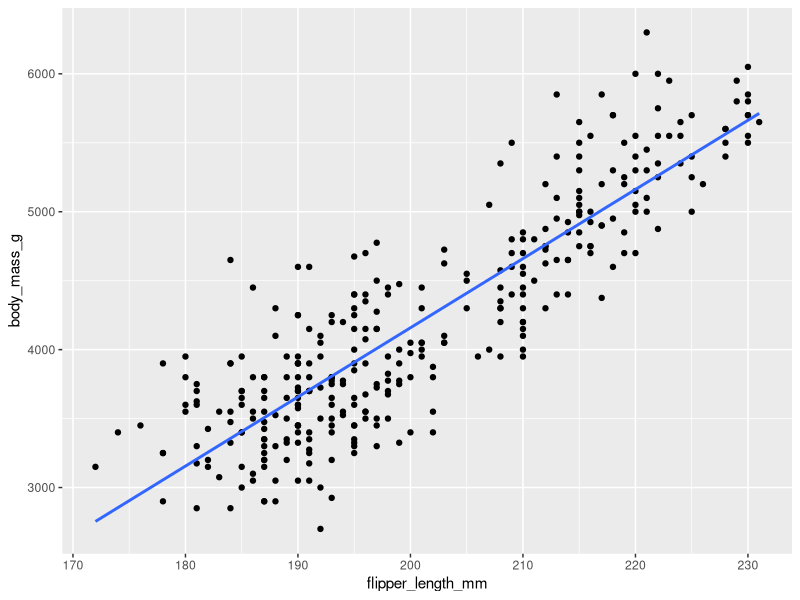
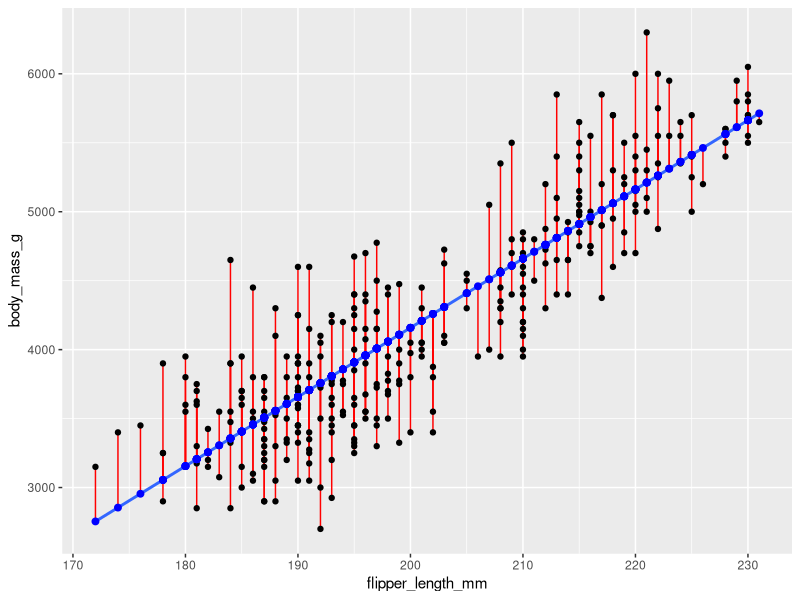
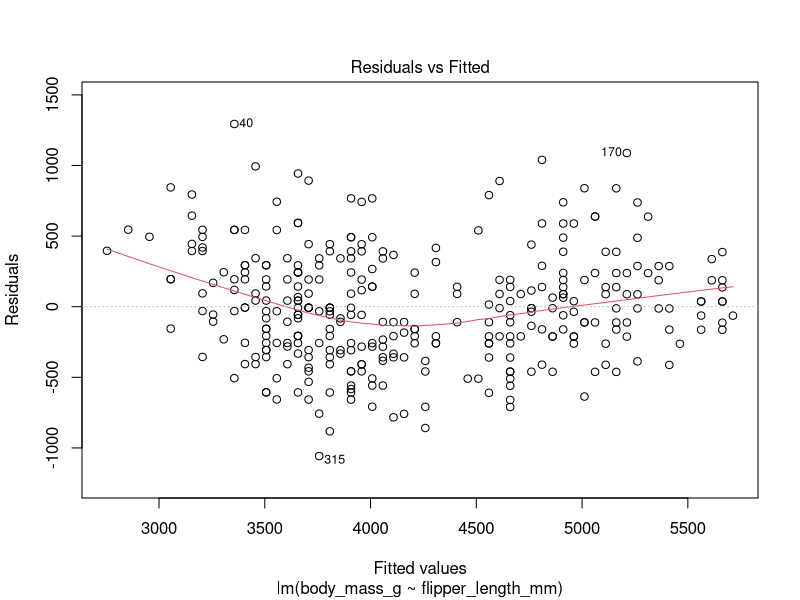
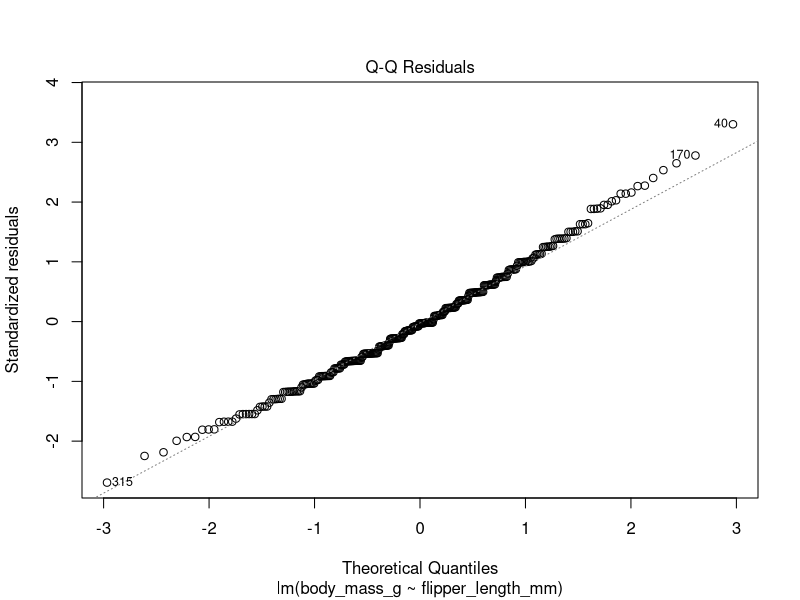
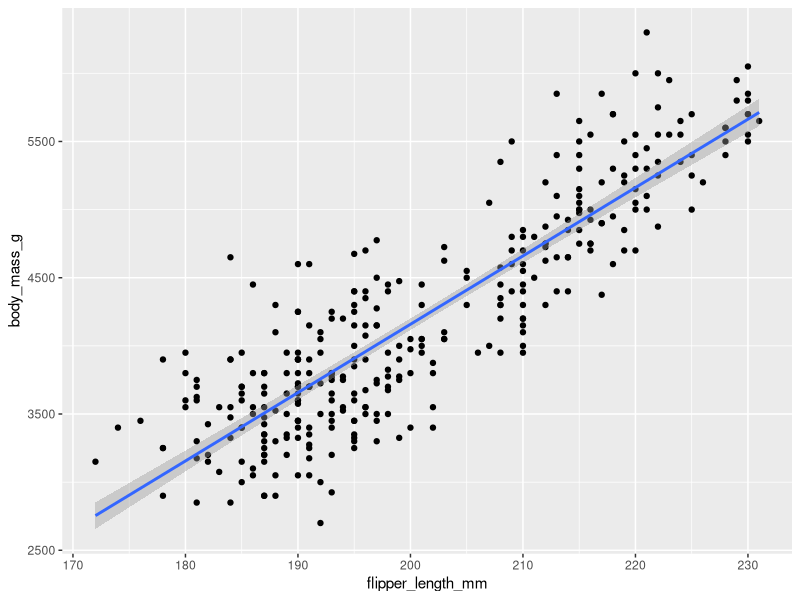
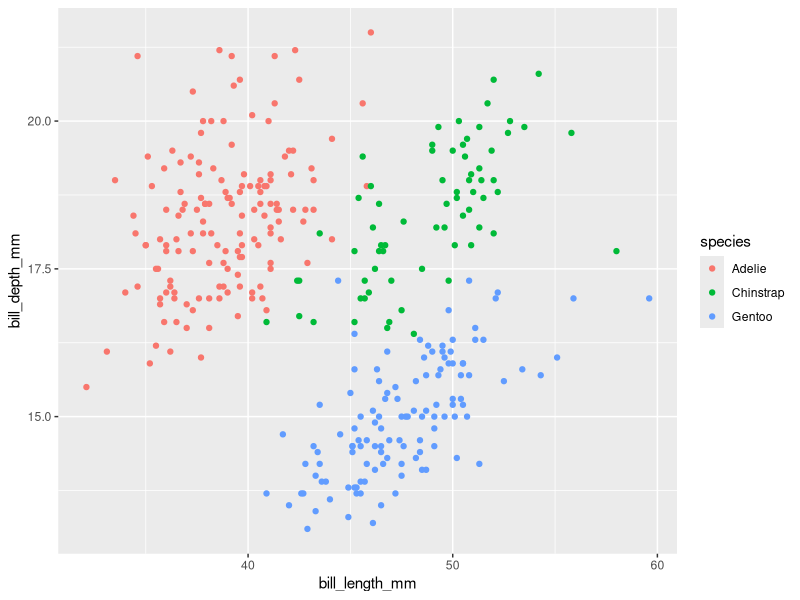
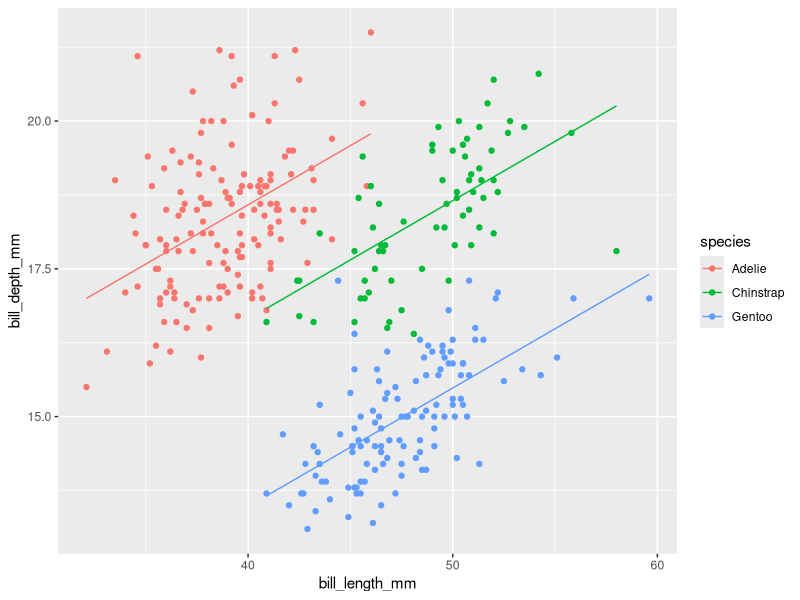
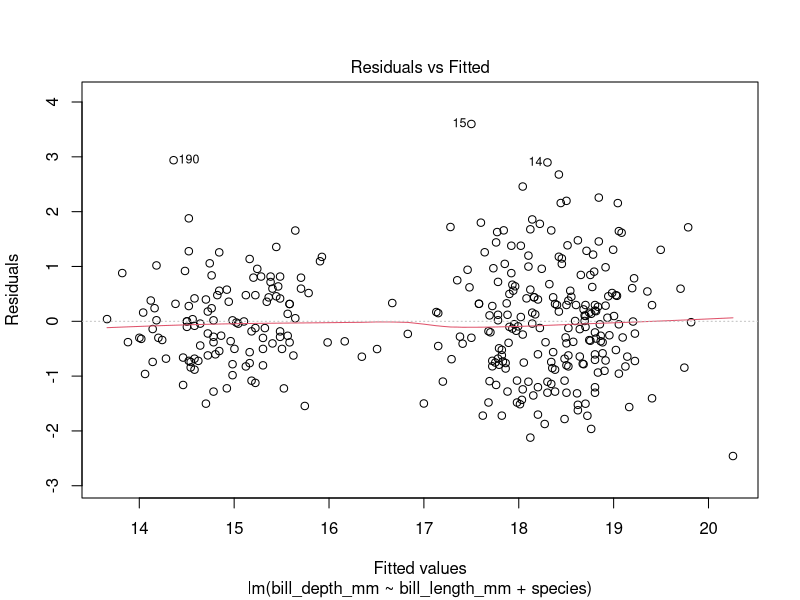

These figures' R source, in order:
## ---- chunk 1
# Ignore this for now
knitr::opts_chunk$set(echo = TRUE)
## ---- chunk 2
# Load packages
library(tidyverse)
library(palmerpenguins)
## ---- chunk 3
# Save a version of the penguins dataset, removing any missing values
penguins_clean <- as.data.frame(penguins) |>
  # Filter any missing values
  na.omit()
## ---- chunk 4
penguins_clean |>
  # Make a plot
  ggplot() +
  # Scatterplot
  geom_point(aes(x = flipper_length_mm, y = body_mass_g)) +
  # Visualize regression line
  geom_smooth(aes(x = flipper_length_mm, y = body_mass_g),
              method = "lm", se = FALSE)
## ---- chunk 5
# Fit the model: response ~ predictor
fit_model <- lm(body_mass_g ~ flipper_length_mm, data = penguins_clean)

# Take a look at the model summary
summary(fit_model)
## ---- chunk 6
penguins_clean |> 
  # Calculate predicted values
  mutate(predicted = predict(fit_model)) |>
  # Just show the variables of interest
  select(flipper_length_mm, body_mass_g , predicted)
## ---- chunk 7
# Find predicted values for new data
predict(fit_model, newdata = data.frame(flipper_length_mm = 185))
## ---- chunk 8
penguins_clean |> 
  # First add predicted values based on model
  mutate(predicted = predict(fit_model)) |> 
  # Calculate residuals = observed - predicted
  mutate(residual = resid(fit_model)) |>
  # Just show the variables of interest
  select(flipper_length_mm, body_mass_g , predicted, residual)
## ---- chunk 9
penguins_clean |> 
  # First add predicted values based on model
  mutate(predicted = predict(fit_model)) |> 
  # Calculate residuals = observed - predicted
  mutate(residual = resid(fit_model)) |> 
  # Use a ggplot to represent the relationship
  ggplot(aes(x = flipper_length_mm, y = body_mass_g)) +
  # Add the linear model
  geom_smooth(method = "lm", se = FALSE) + 
  # Add residuals = vertical segments from observations to predicted
  geom_segment(aes(xend = flipper_length_mm, yend = predicted), color = "red") +
  # Display the observed data
  geom_point() +
  # Display the predicted (on top of the line)
  geom_point(aes(y = predicted), size = 2, color = "blue")
## ---- chunk 10
# Write and submit code here!

## ---- chunk 11
# Residuals vs. Fitted values: checks for linearity and constant variance
plot(fit_model, which = 1)

# Q-Q Residuals: checks if residuals are normally distributed
plot(fit_model, which = 2)  
## ---- chunk 12
# Take another look at the model summary
summary(fit_model)
## ---- chunk 13
# Calculates 95% confidence intervals for the coefficients
confint(fit_model, level = 0.95)
## ---- chunk 14
# Find predicted values for new data
predict(fit_model, newdata = data.frame(flipper_length_mm = 185), interval = "confidence")
## ---- chunk 15
penguins_clean |>
  # Make a plot
  ggplot() +
  # Scatterplot
  geom_point(aes(x = flipper_length_mm, y = body_mass_g)) +
  # Visualize regression line with confidence interval
  geom_smooth(aes(x = flipper_length_mm, y = body_mass_g),
              method = "lm", se = TRUE)
## ---- chunk 16
# Find predicted values for new data
predict(fit_model, newdata = data.frame(flipper_length_mm = 185), interval = "prediction")
## ---- chunk 17
# Report adjusted R-squared of regression model
summary(fit_model)$adj.r.squared
## ---- chunk 18
# Calculate MSE of regression model: mean of residuals squared
mean(resid(fit_model)^2)
## ---- chunk 19
# Calculate RMSE of regression model: square root of mean residuals squared
sqrt(mean(resid(fit_model)^2))
## ---- chunk 20
# Type any code here

## ---- chunk 21
# Linear Regression
fit_model <- lm(body_mass_g ~ flipper_length_mm, data = penguins_clean)
summary(fit_model)
## ---- chunk 22
# ANOVA
anova_model <- aov(body_mass_g ~ flipper_length_mm, data = penguins_clean)
summary(anova_model)
## ---- chunk 23
penguins_clean |>
  # Make a plot
  ggplot() +
  # Scatterplot
  geom_point(aes(x = bill_length_mm, y = bill_depth_mm, color = species))
  # There is no easy way to visualize the regression line for each species
## ---- chunk 24
# Fit the model: response ~ predictors
fit_model <- lm(bill_depth_mm ~ bill_length_mm + species, data = penguins_clean)

# Take a look at the model summary
summary(fit_model)
## ---- chunk 25
penguins_clean |> 
  # First add predicted values based on model
  mutate(predicted = predict(fit_model)) |> 
  # Make a plot
  ggplot() +
  # Scatterplot
  geom_point(aes(x = bill_length_mm, y = bill_depth_mm, color = species)) +
  # Represent the predicted values on the regression line for each species
  geom_line(aes(x = bill_length_mm, y = predicted, color = species))
## ---- chunk 26
# Residuals vs. Fitted values: checks for linearity and constant variance
plot(fit_model, which = 1)

# Q-Q Residuals: checks if residuals are normally distributed
plot(fit_model, which = 2)  
## ---- chunk 27
# View results of the regression model
summary(fit_model)
## ---- chunk 28
# Adjusted R-squared
summary(fit_model)$adj.r.squared

# R-squared
summary(fit_model)$r.squared
## ---- chunk 29
# Update the dataframe with a new variable
penguins_clean <- penguins_clean |>
  # Create a new variable
  mutate(bill_length_c = bill_length_mm - mean(bill_length_mm))
## ---- chunk 30
penguins_clean |>
  # Make a plot
  ggplot() +
  # Scatterplot
  geom_point(aes(x = bill_length_c, y = bill_depth_mm, color = species)) +
  # Visualize the regression line for each species
  geom_smooth(aes(x = bill_length_c, y = bill_depth_mm, color = species),
              method = "lm", se = FALSE)
## ---- chunk 31
# Fit the model with interaction
fit_model <- lm(bill_depth_mm ~ bill_length_c + species, data = penguins_clean)

# Take a look at the model summary
summary(fit_model)
## ---- chunk 32
# Type any code here

